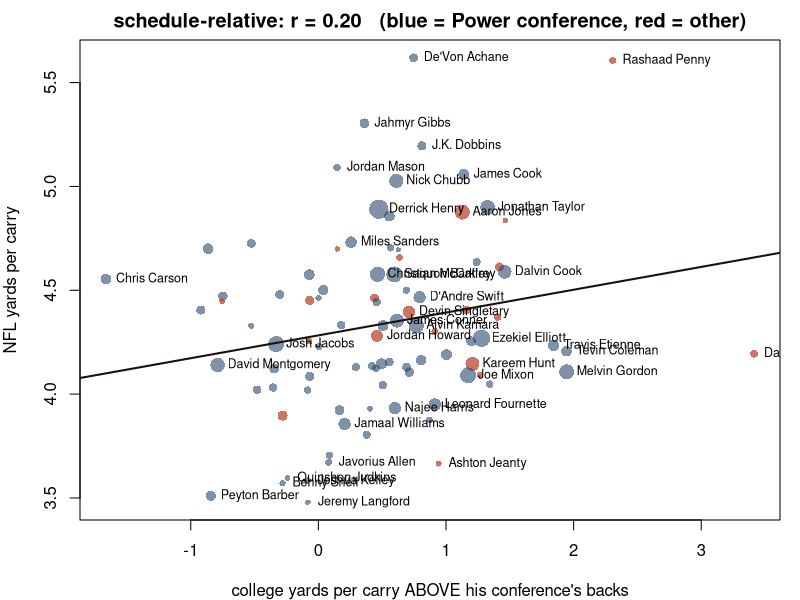

The R source for this figure:
# Is college ypc mis-measured because it ignores who the defenses were?
c <- read.csv('data/rb_cfb.csv'); d <- read.csv('data/rb_link.csv'); d <- d[d$cfb_car>=200 & d$nfl_car>=200,]
P5 <- c('SEC','Big Ten','Big 12','ACC','Pac-12','FBS Independents')
c$p5 <- c$conf %in% P5
# each college season relative to backs in the same conference and year (a crude schedule adjustment)
cm <- aggregate(cbind(yds,car) ~ conf + year, c, sum); cm$conf_ypc <- cm$yds/cm$car
c <- merge(c, cm[,c('conf','year','conf_ypc')], by=c('conf','year'))
c$rel <- c$yds/c$car - c$conf_ypc
# pool per player: carries-weighted
key <- function(x) tapply(x*c$car, c$pid, sum)/tapply(c$car, c$pid, sum)
pp <- data.frame(pid=names(key(c$rel)), rel=as.numeric(key(c$rel)), p5=as.numeric(key(c$p5)))
# link d (espn id or name fallback) -> pid via name+college ypc match
d$pid <- NA
for(i in seq_len(nrow(d))){ m <- unique(c$pid[c$name==d$name[i]]); if(length(m)==1) d$pid[i] <- m; if(d$espn[i] %in% c$pid) d$pid[i] <- d$espn[i] }
d <- merge(d, pp, by='pid'); cat('linked with conference info:', nrow(d), '\n')
cat('raw college ypc -> NFL ypc: r =', round(cor(d$cfb_ypc,d$nfl_ypc),2), '\n')
cat('conference-relative college ypc -> NFL ypc: r =', round(cor(d$rel,d$nfl_ypc),2), '\n')
cat('share of college carries in Power conferences, mean:', round(mean(d$p5),2), '\n')
print(round(coef(summary(lm(nfl_ypc ~ cfb_ypc + p5, d))),2))
set.seed(2); b <- replicate(4000, { i <- sample(nrow(d), replace=TRUE); cor(d$rel[i], d$nfl_ypc[i]) }); cat('95% interval:', round(quantile(b,c(.025,.975)),2), '\n')
o <- d[order(-d$cfb_ypc), c('name','college','cfb_ypc','rel','p5','nfl_ypc')]; o[,3:6] <- round(o[,3:6],1); print(head(o,8), row.names=FALSE)
png('fig/college_rel_to_nfl.png', 900, 560); par(mar=c(4,4,2,1))
plot(d$rel, d$nfl_ypc, pch=16, col=ifelse(d$p5>.5, rgb(.17,.29,.43,.6), rgb(.72,.23,.12,.7)), cex=sqrt(d$nfl_car)/20,
  xlab='college yards per carry ABOVE his conference\'s backs', ylab='NFL yards per carry', main=sprintf('schedule-relative: r = %.2f   (blue = Power conference, red = other)', cor(d$rel,d$nfl_ypc)))
abline(lm(nfl_ypc~rel,d), col='#1a1208', lwd=2); lab <- d$nfl_car>900 | abs(d$rel)>1.6 | d$nfl_ypc>5 | d$nfl_ypc<3.7
text(d$rel[lab], d$nfl_ypc[lab], d$name[lab], pos=4, cex=.75); dev.off()
